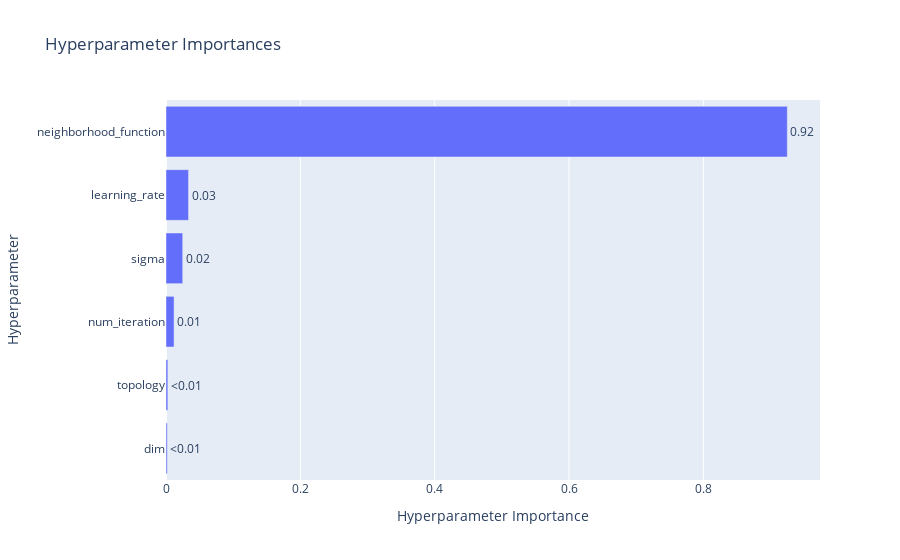

This figure's notebook cell:
### Code cell
fig = optuna.visualization.plot_param_importances(som_study)
show(fig)

### Figure 1 — Plotly figure (JSON) as saved in the notebook; plotly's stock layout.template omitted (floating-point values rounded to 4 significant figures)
{"data": [{"cliponaxis": false, "hovertemplate": ["dim (IntDistribution): 0.0018775953714717153<extra></extra>", "topology (CategoricalDistribution): 0.002723578546580416<extra></extra>", "num_iteration (IntDistribution): 0.012028201574031025<extra></extra>", "sigma (FloatDistribution): 0.024894293960641585<extra></extra>", "learning_rate (FloatDistribution): 0.033568408849046924<extra></extra>", "neighborhood_function (CategoricalDistribution): 0.9249079216982283<extra></extra>"], "name": "Objective Value", "orientation": "h", "text": ["<0.01", "<0.01", "0.01", "0.02", "0.03", "0.92"], "textposition": "outside", "type": "bar", "x": [0.001878, 0.002724, 0.01203, 0.02489, 0.03357, 0.9249], "y": ["dim", "topology", "num_iteration", "sigma", "learning_rate", "neighborhood_function"]}], "layout": {"title": {"text": "Hyperparameter Importances"}, "xaxis": {"title": {"text": "Hyperparameter Importance"}}, "yaxis": {"title": {"text": "Hyperparameter"}}}}
